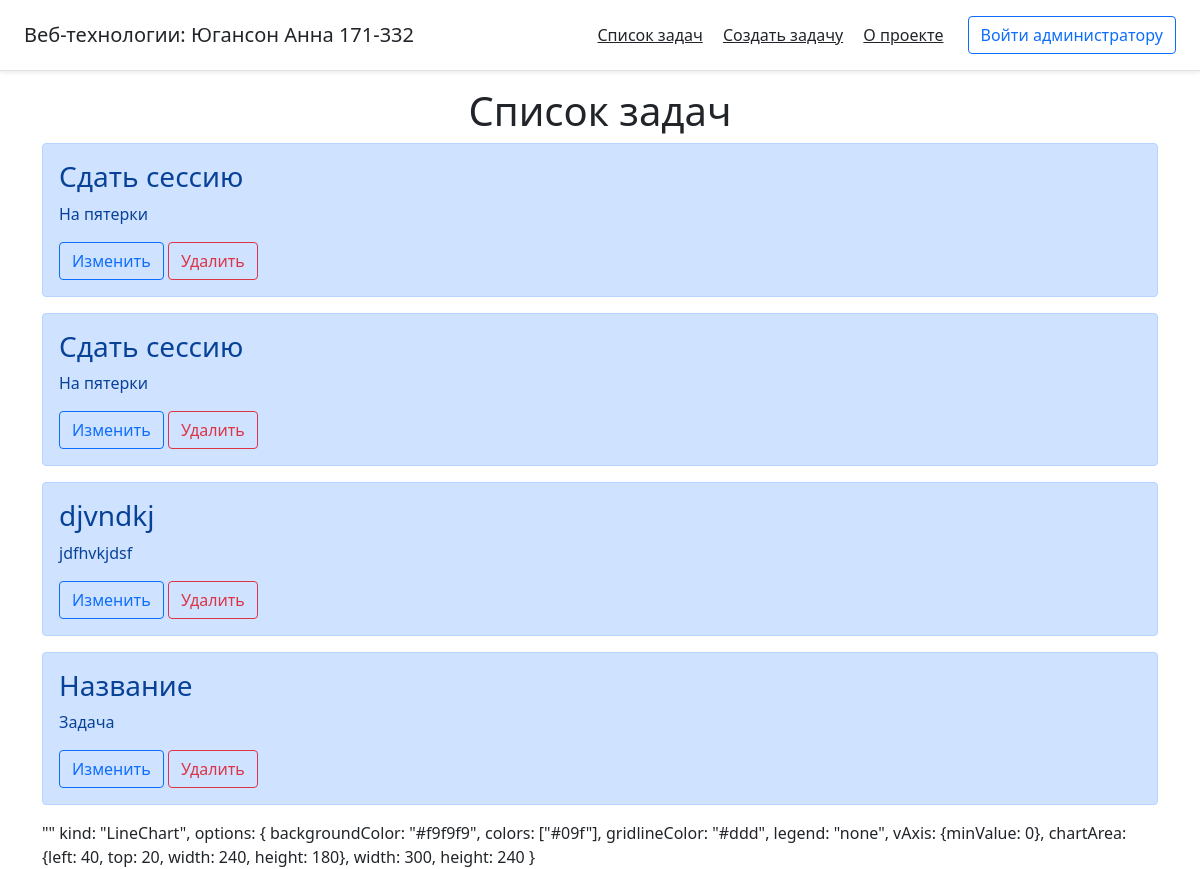
Before: / with the older database file.
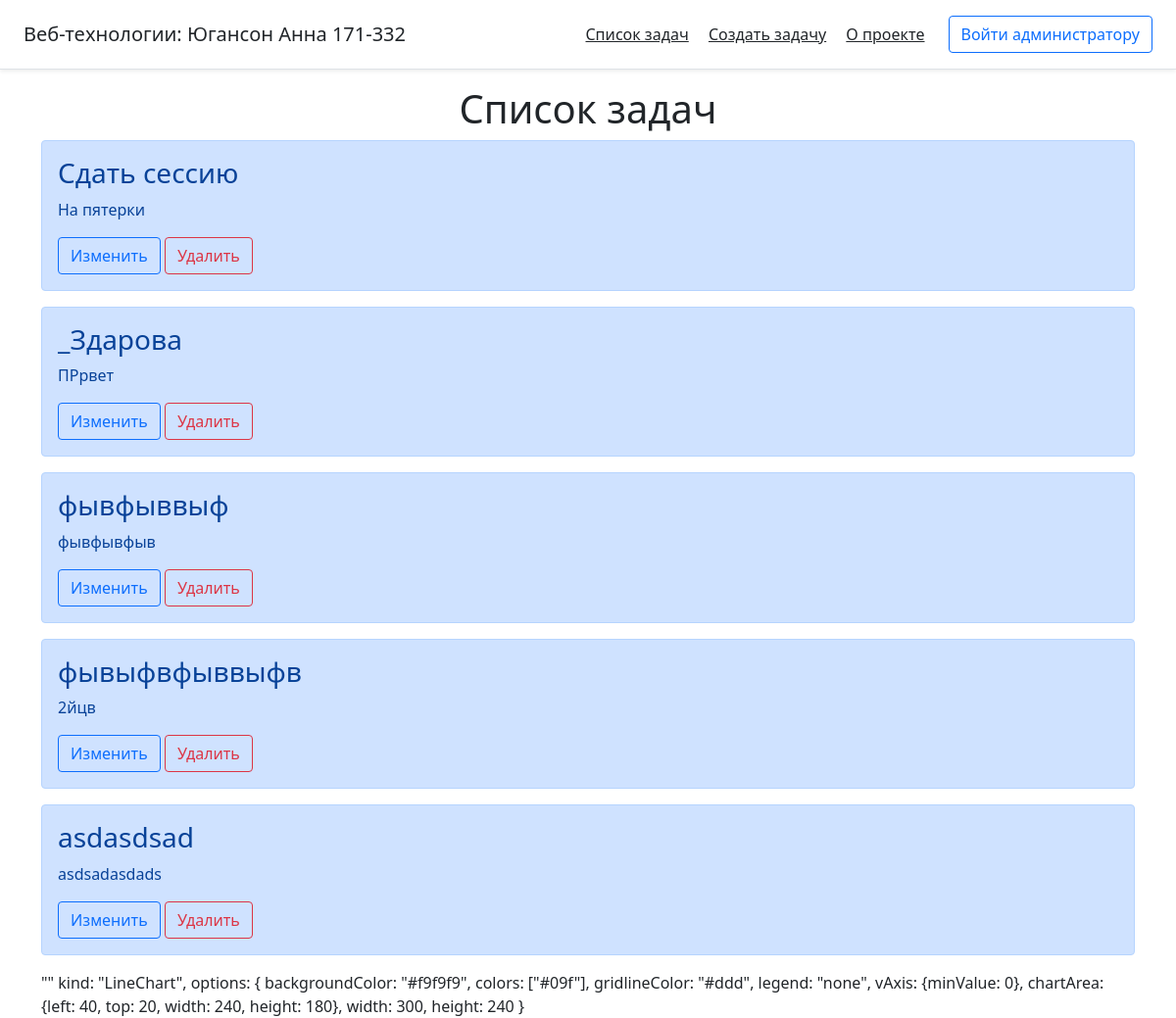
After: the same page with the newer database file.
### main/models.py (models this page shows, shortened)
class Task(models.Model):
    title = models.CharField('Название', max_length=50)
    task = models.TextField('Описание')
    date = models.DateTimeField('Дата', default=date.today())
    class Meta:
        verbose_name = 'Задача'
        verbose_name_plural = 'Задачи'

### main/views.py (the view)
# urls.py: path('', views.index, name='home'),
def index(request):
    tasks = Task.objects.all()
    start_date = date(2021, 1, 27)
    end_date = date.today()
    queryset = Task.objects.all()
    qsstats = QuerySetStats(queryset, date_field='date', aggregate=Count('id'))
    values = qsstats.time_series(start_date, end_date, interval='days')
    return render(request, 'main/index.html', {'title': 'Список задач', 'tasks': tasks, 'values': values})

### main/templates/main/index.html (shortened to what this page needs)
{% extends 'main/base.html' %}
{% block content %}
    <h1 class="text-center">Список задач</h1>
    {% if tasks %}
        {% for el in tasks %}
            <div class="alert alert-primary mt-2">
                <h3>{{ el.title }}</h3>
                <p>{{ el.task }}</p>
                <a class="btn btn-outline-primary" href="edit/{{el.id}}">Изменить</a>
                <a class="btn btn-outline-danger" href="delete/{{el.id}}">Удалить</a>
            </div>
        {% endfor %}
    {% else %}
        <p>Нет записей!</p>
    {% endif %}
{% load googlecharts %}
{% googlecharts %}
	{% data values "count" %}
		{% col "string" "date" %}"{{ val|date:"M j" }}"{% endcol %}
	{% enddata %}
	{% options %}
		kind: "LineChart",
		options: {
			backgroundColor: "#f9f9f9",
			colors: ["#09f"],
			gridlineColor: "#ddd",
			legend: "none",
			vAxis: {minValue: 0},
			chartArea: {left: 40, top: 20, width: 240, height: 180},
			width: 300,
			height: 240
		}
	{% endoptions %}
{% endgooglecharts %}
{% endblock %}

### main/templates/main/base.html (shortened to what this page needs)
<!doctype html>
<html lang="en">
<head>
    <link href="https://cdn.jsdelivr.net/npm/bootstrap@5.0.0-beta1/dist/css/bootstrap.min.css" rel="stylesheet">
</head>
<body>
    <header class="d-flex flex-column flex-md-row align-items-center p-3 px-md-4 mb-3 bg-white border-bottom shadow-sm">
      <p class="h5 my-0 me-md-auto fw-normal">Веб-технологии: Югансон Анна 171-332</p>
      <nav class="my-2 my-md-0 me-md-3">
        <a class="p-2 text-dark" href="{% url 'home' %}">Список задач</a>
          <a class="p-2 text-dark" href="{% url 'create' %}">Создать задачу</a>
        <a class="p-2 text-dark" href="{% url 'about' %}">О проекте</a>
      </nav>
      <a class="btn btn-outline-primary" href="admin">Войти администратору</a>
    </header>
    <div class="container">
        {% block content %}{% endblock %}
    </div>
</body>
</html>

Changed rows visible on the page:
removed Task: title "Сдать сессию", task "На пятерки"
removed Task: title "djvndkj", task "jdfhvkjdsf"
removed Task: title "Название", task "Задача"
added Task: title "_Здарова", task "ПРрвет"
added Task: title "фывфыввыф", task "фывфывфыв"
added Task: title "фывыфвфыввыфв", task "2йцв"
added Task: title "asdasdsad", task "asdsadasdads"
